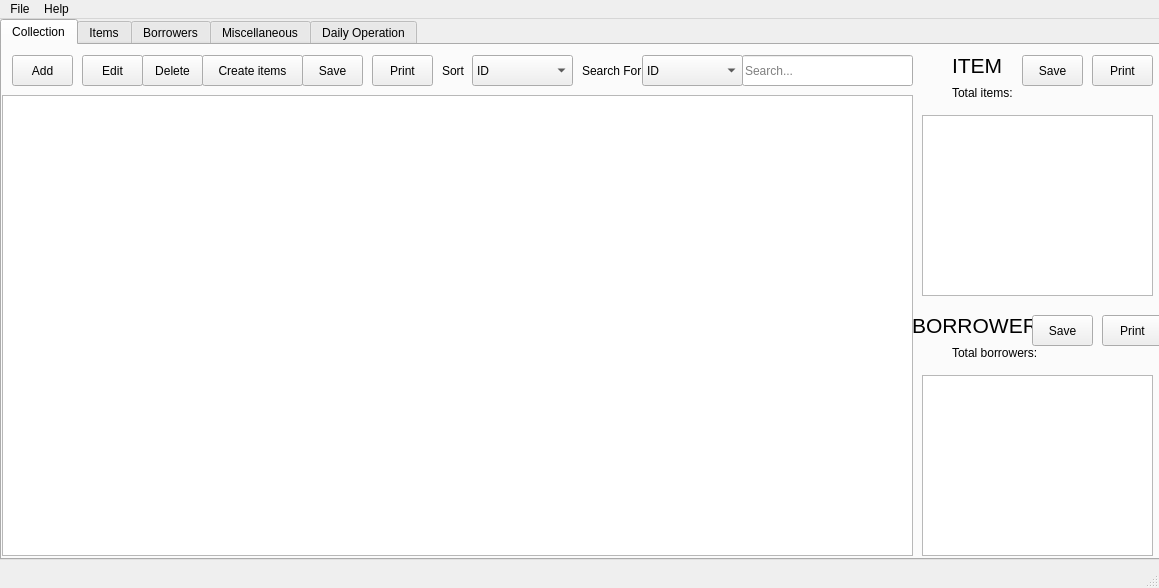
<?xml version="1.0" encoding="UTF-8"?>
<ui version="4.0">
 <class>Original</class>
 <widget class="QMainWindow" name="Original">
  <property name="geometry">
   <rect>
    <x>0</x>
    <y>0</y>
    <width>1159</width>
    <height>588</height>
   </rect>
  </property>
  <property name="windowTitle">
   <string>Neat Librarian</string>
  </property>
  <widget class="QWidget" name="centralwidget">
   <widget class="QTabWidget" name="tabWidget">
    <property name="geometry">
     <rect>
      <x>0</x>
      <y>0</y>
      <width>1161</width>
      <height>541</height>
     </rect>
    </property>
    <property name="currentIndex">
     <number>0</number>
    </property>
    <widget class="QWidget" name="tabMC">
     <attribute name="title">
      <string>Collection</string>
     </attribute>
     <widget class="QPushButton" name="btnMCAdd">
      <property name="geometry">
       <rect>
        <x>10</x>
        <y>10</y>
        <width>61</width>
        <height>31</height>
       </rect>
      </property>
      <property name="text">
       <string>Add</string>
      </property>
     </widget>
     <widget class="QPushButton" name="btnMCEdit">
      <property name="geometry">
       <rect>
        <x>80</x>
        <y>10</y>
        <width>61</width>
        <height>31</height>
       </rect>
      </property>
      <property name="text">
       <string>Edit</string>
      </property>
     </widget>
     <widget class="QPushButton" name="btnMCDelete">
      <property name="geometry">
       <rect>
        <x>140</x>
        <y>10</y>
        <width>61</width>
        <height>31</height>
       </rect>
      </property>
      <property name="text">
       <string>Delete</string>
      </property>
     </widget>
     <widget class="QTableView" name="tbMC">
      <property name="geometry">
       <rect>
        <x>0</x>
        <y>50</y>
        <width>911</width>
        <height>461</height>
       </rect>
      </property>
     </widget>
     <widget class="QLabel" name="lbMCSort">
      <property name="geometry">
       <rect>
        <x>440</x>
        <y>10</y>
        <width>41</width>
        <height>31</height>
       </rect>
      </property>
      <property name="text">
       <string>Sort</string>
      </property>
     </widget>
     <widget class="QComboBox" name="cbMCSort">
      <property name="geometry">
       <rect>
        <x>470</x>
        <y>10</y>
        <width>101</width>
        <height>31</height>
       </rect>
      </property>
      <item>
       <property name="text">
        <string>ID</string>
       </property>
      </item>
      <item>
       <property name="text">
        <string>Collection Type</string>
       </property>
      </item>
      <item>
       <property name="text">
        <string>Data Type</string>
       </property>
      </item>
      <item>
       <property name="text">
        <string>Category</string>
       </property>
      </item>
      <item>
       <property name="text">
        <string>Title</string>
       </property>
      </item>
      <item>
       <property name="text">
        <string>Version</string>
       </property>
      </item>
      <item>
       <property name="text">
        <string>Publisher</string>
       </property>
      </item>
      <item>
       <property name="text">
        <string>Recorded Year</string>
       </property>
      </item>
      <item>
       <property name="text">
        <string>Duration</string>
       </property>
      </item>
     </widget>
     <widget class="QLineEdit" name="txtMCSearch">
      <property name="geometry">
       <rect>
        <x>740</x>
        <y>10</y>
        <width>171</width>
        <height>31</height>
       </rect>
      </property>
      <property name="placeholderText">
       <string>Search...</string>
      </property>
     </widget>
     <widget class="QLabel" name="lbInsBorrower_2">
      <property name="geometry">
       <rect>
        <x>910</x>
        <y>260</y>
        <width>181</width>
        <height>41</height>
       </rect>
      </property>
      <property name="font">
       <font>
        <pointsize>16</pointsize>
       </font>
      </property>
      <property name="text">
       <string>BORROWER</string>
      </property>
     </widget>
     <widget class="QTableView" name="collection_borrower_table">
      <property name="geometry">
       <rect>
        <x>920</x>
        <y>330</y>
        <width>231</width>
        <height>181</height>
       </rect>
      </property>
     </widget>
     <widget class="QLabel" name="lbInsBorrower_3">
      <property name="geometry">
       <rect>
        <x>950</x>
        <y>0</y>
        <width>181</width>
        <height>41</height>
       </rect>
      </property>
      <property name="font">
       <font>
        <pointsize>16</pointsize>
       </font>
      </property>
      <property name="text">
       <string>ITEM</string>
      </property>
     </widget>
     <widget class="QLabel" name="lbMCFilter">
      <property name="geometry">
       <rect>
        <x>580</x>
        <y>10</y>
        <width>71</width>
        <height>31</height>
       </rect>
      </property>
      <property name="text">
       <string>Search For</string>
      </property>
     </widget>
     <widget class="QComboBox" name="cbMCFilter">
      <property name="geometry">
       <rect>
        <x>640</x>
        <y>10</y>
        <width>101</width>
        <height>31</height>
       </rect>
      </property>
      <item>
       <property name="text">
        <string>ID</string>
       </property>
      </item>
      <item>
       <property name="text">
        <string>Collection Type</string>
       </property>
      </item>
      <item>
       <property name="text">
        <string>Data Type</string>
       </property>
      </item>
      <item>
       <property name="text">
        <string>Category</string>
       </property>
      </item>
      <item>
       <property name="text">
        <string>Title</string>
       </property>
      </item>
      <item>
       <property name="text">
        <string>Version</string>
       </property>
      </item>
      <item>
       <property name="text">
        <string>Publisher</string>
       </property>
      </item>
      <item>
       <property name="text">
        <string>Recorded Year</string>
       </property>
      </item>
      <item>
       <property name="text">
        <string>Duration</string>
       </property>
      </item>
     </widget>
     <widget class="QTableView" name="collection_item_table">
      <property name="geometry">
       <rect>
        <x>920</x>
        <y>70</y>
        <width>231</width>
        <height>181</height>
       </rect>
      </property>
     </widget>
     <widget class="QLabel" name="label">
      <property name="geometry">
       <rect>
        <x>950</x>
        <y>40</y>
        <width>91</width>
        <height>16</height>
       </rect>
      </property>
      <property name="text">
       <string>Total items:</string>
      </property>
     </widget>
     <widget class="QLabel" name="total_item">
      <property name="geometry">
       <rect>
        <x>1050</x>
        <y>40</y>
        <width>57</width>
        <height>16</height>
       </rect>
      </property>
      <property name="text">
       <string/>
      </property>
     </widget>
     <widget class="QLabel" name="label_4">
      <property name="geometry">
       <rect>
        <x>950</x>
        <y>300</y>
        <width>91</width>
        <height>16</height>
       </rect>
      </property>
      <property name="text">
       <string>Total borrowers:</string>
      </property>
     </widget>
     <widget class="QLabel" name="total_borrower">
      <property name="geometry">
       <rect>
        <x>1050</x>
        <y>300</y>
        <width>57</width>
        <height>16</height>
       </rect>
      </property>
      <property name="text">
       <string/>
      </property>
     </widget>
     <widget class="QPushButton" name="pushButton">
      <property name="geometry">
       <rect>
        <x>200</x>
        <y>10</y>
        <width>101</width>
        <height>31</height>
       </rect>
      </property>
      <property name="text">
       <string>Create items</string>
      </property>
     </widget>
     <widget class="QPushButton" name="btnSaveMC">
      <property name="geometry">
       <rect>
        <x>300</x>
        <y>10</y>
        <width>61</width>
        <height>31</height>
       </rect>
      </property>
      <property name="text">
       <string>Save</string>
      </property>
     </widget>
     <widget class="QPushButton" name="btnPrintMC">
      <property name="geometry">
       <rect>
        <x>370</x>
        <y>10</y>
        <width>61</width>
        <height>31</height>
       </rect>
      </property>
      <property name="text">
       <string>Print</string>
      </property>
     </widget>
     <widget class="QPushButton" name="btnPrintMCItem">
      <property name="geometry">
       <rect>
        <x>1090</x>
        <y>10</y>
        <width>61</width>
        <height>31</height>
       </rect>
      </property>
      <property name="text">
       <string>Print</string>
      </property>
     </widget>
     <widget class="QPushButton" name="btnSaveMCItem">
      <property name="geometry">
       <rect>
        <x>1020</x>
        <y>10</y>
        <width>61</width>
        <height>31</height>
       </rect>
      </property>
      <property name="text">
       <string>Save</string>
      </property>
     </widget>
     <widget class="QPushButton" name="btnSaveMCBorrower">
      <property name="geometry">
       <rect>
        <x>1030</x>
        <y>270</y>
        <width>61</width>
        <height>31</height>
       </rect>
      </property>
      <property name="text">
       <string>Save</string>
      </property>
     </widget>
     <widget class="QPushButton" name="btnPrintMCBorrower">
      <property name="geometry">
       <rect>
        <x>1100</x>
        <y>270</y>
        <width>61</width>
        <height>31</height>
       </rect>
      </property>
      <property name="text">
       <string>Print</string>
      </property>
     </widget>
     <zorder>btnMCDelete</zorder>
     <zorder>btnMCAdd</zorder>
     <zorder>btnMCEdit</zorder>
     <zorder>tbMC</zorder>
     <zorder>lbMCSort</zorder>
     <zorder>cbMCSort</zorder>
     <zorder>txtMCSearch</zorder>
     <zorder>lbInsBorrower_2</zorder>
     <zorder>collection_borrower_table</zorder>
     <zorder>lbInsBorrower_3</zorder>
     <zorder>lbMCFilter</zorder>
     <zorder>cbMCFilter</zorder>
     <zorder>collection_item_table</zorder>
     <zorder>label</zorder>
     <zorder>total_item</zorder>
     <zorder>label_4</zorder>
     <zorder>total_borrower</zorder>
     <zorder>pushButton</zorder>
     <zorder>btnSaveMC</zorder>
     <zorder>btnPrintMC</zorder>
     <zorder>btnPrintMCItem</zorder>
     <zorder>btnSaveMCItem</zorder>
     <zorder>btnSaveMCBorrower</zorder>
     <zorder>btnPrintMCBorrower</zorder>
    </widget>
    <widget class="QWidget" name="tabIns">
     <attribute name="title">
      <string>Items</string>
     </attribute>
     <widget class="QPushButton" name="btnInsAdd">
      <property name="geometry">
       <rect>
        <x>10</x>
        <y>10</y>
        <width>51</width>
        <height>31</height>
       </rect>
      </property>
      <property name="text">
       <string>Add</string>
      </property>
     </widget>
     <widget class="QPushButton" name="btnInsEdit">
      <property name="geometry">
       <rect>
        <x>70</x>
        <y>10</y>
        <width>51</width>
        <height>31</height>
       </rect>
      </property>
      <property name="text">
       <string>Edit</string>
      </property>
     </widget>
     <widget class="QPushButton" name="btnInsDelete">
      <property name="geometry">
       <rect>
        <x>130</x>
        <y>10</y>
        <width>51</width>
        <height>31</height>
       </rect>
      </property>
      <property name="text">
       <string>Delete</string>
      </property>
     </widget>
     <widget class="QLineEdit" name="txtInsSearch">
      <property name="enabled">
       <bool>true</bool>
      </property>
      <property name="geometry">
       <rect>
        <x>630</x>
        <y>10</y>
        <width>161</width>
        <height>31</height>
       </rect>
      </property>
      <property name="placeholderText">
       <string>Search...</string>
      </property>
     </widget>
     <widget class="QLabel" name="lbInsSort">
      <property name="geometry">
       <rect>
        <x>330</x>
        <y>10</y>
        <width>41</width>
        <height>31</height>
       </rect>
      </property>
      <property name="text">
       <string>Sort</string>
      </property>
     </widget>
     <widget class="QComboBox" name="cbInsSort">
      <property name="geometry">
       <rect>
        <x>360</x>
        <y>10</y>
        <width>101</width>
        <height>31</height>
       </rect>
      </property>
      <item>
       <property name="text">
        <string>Barcode</string>
       </property>
      </item>
      <item>
       <property name="text">
        <string>Status</string>
       </property>
      </item>
      <item>
       <property name="text">
        <string>Borrowing Time</string>
       </property>
      </item>
      <item>
       <property name="text">
        <string>Borrowed Date</string>
       </property>
      </item>
      <item>
       <property name="text">
        <string>Borrowing Day</string>
       </property>
      </item>
      <item>
       <property name="text">
        <string>Title</string>
       </property>
      </item>
     </widget>
     <widget class="QLabel" name="lbInsBorrower">
      <property name="geometry">
       <rect>
        <x>890</x>
        <y>10</y>
        <width>161</width>
        <height>31</height>
       </rect>
      </property>
      <property name="font">
       <font>
        <pointsize>18</pointsize>
       </font>
      </property>
      <property name="text">
       <string>COLLECTION</string>
      </property>
     </widget>
     <widget class="Line" name="line">
      <property name="geometry">
       <rect>
        <x>790</x>
        <y>250</y>
        <width>351</width>
        <height>16</height>
       </rect>
      </property>
      <property name="orientation">
       <enum>Qt::Horizontal</enum>
      </property>
     </widget>
     <widget class="QLabel" name="lbInsCollection">
      <property name="geometry">
       <rect>
        <x>890</x>
        <y>270</y>
        <width>161</width>
        <height>31</height>
       </rect>
      </property>
      <property name="font">
       <font>
        <pointsize>18</pointsize>
       </font>
      </property>
      <property name="text">
       <string>BORROWER</string>
      </property>
     </widget>
     <widget class="QLabel" name="lbInsFilter">
      <property name="geometry">
       <rect>
        <x>470</x>
        <y>10</y>
        <width>61</width>
        <height>31</height>
       </rect>
      </property>
      <property name="text">
       <string>Search For</string>
      </property>
     </widget>
     <widget class="QComboBox" name="cbInsFilter">
      <property name="geometry">
       <rect>
        <x>530</x>
        <y>10</y>
        <width>101</width>
        <height>31</height>
       </rect>
      </property>
      <item>
       <property name="text">
        <string>Specified ID</string>
       </property>
      </item>
      <item>
       <property name="text">
        <string>Overdue</string>
       </property>
      </item>
     </widget>
     <widget class="QTableWidget" name="tbIns">
      <property name="geometry">
       <rect>
        <x>0</x>
        <y>50</y>
        <width>791</width>
        <height>461</height>
       </rect>
      </property>
      <column>
       <property name="text">
        <string>Barcode</string>
       </property>
      </column>
      <column>
       <property name="text">
        <string>Title</string>
       </property>
      </column>
      <column>
       <property name="text">
        <string>Status</string>
       </property>
      </column>
      <column>
       <property name="text">
        <string>Borrowing Time</string>
       </property>
      </column>
      <column>
       <property name="text">
        <string>Borrowed Date</string>
       </property>
      </column>
      <column>
       <property name="text">
        <string>Borrowing Day</string>
       </property>
      </column>
      <column>
       <property name="text">
        <string>Overdue day</string>
       </property>
      </column>
     </widget>
     <widget class="QTableView" name="item_collection_table">
      <property name="geometry">
       <rect>
        <x>800</x>
        <y>50</y>
        <width>351</width>
        <height>192</height>
       </rect>
      </property>
     </widget>
     <widget class="QTableView" name="item_borrower_table">
      <property name="geometry">
       <rect>
        <x>800</x>
        <y>310</y>
        <width>351</width>
        <height>192</height>
       </rect>
      </property>
     </widget>
     <widget class="QPushButton" name="btnSaveItem">
      <property name="geometry">
       <rect>
        <x>190</x>
        <y>10</y>
        <width>61</width>
        <height>31</height>
       </rect>
      </property>
      <property name="text">
       <string>Save</string>
      </property>
     </widget>
     <widget class="QPushButton" name="btnPrintItem">
      <property name="geometry">
       <rect>
        <x>260</x>
        <y>10</y>
        <width>61</width>
        <height>31</height>
       </rect>
      </property>
      <property name="text">
       <string>Print</string>
      </property>
     </widget>
    </widget>
    <widget class="QWidget" name="tabBorrower">
     <attribute name="title">
      <string>Borrowers</string>
     </attribute>
     <widget class="QPushButton" name="btnBorrowerAdd">
      <property name="geometry">
       <rect>
        <x>10</x>
        <y>10</y>
        <width>51</width>
        <height>31</height>
       </rect>
      </property>
      <property name="text">
       <string>Add</string>
      </property>
     </widget>
     <widget class="QPushButton" name="btnBorrowerEdit">
      <property name="geometry">
       <rect>
        <x>60</x>
        <y>10</y>
        <width>51</width>
        <height>31</height>
       </rect>
      </property>
      <property name="text">
       <string>Edit</string>
      </property>
     </widget>
     <widget class="QPushButton" name="btnBorrowerDelete">
      <property name="geometry">
       <rect>
        <x>110</x>
        <y>10</y>
        <width>51</width>
        <height>31</height>
       </rect>
      </property>
      <property name="text">
       <string>Delete</string>
      </property>
     </widget>
     <widget class="QComboBox" name="cbBorrowerSort">
      <property name="geometry">
       <rect>
        <x>300</x>
        <y>10</y>
        <width>121</width>
        <height>31</height>
       </rect>
      </property>
      <item>
       <property name="text">
        <string>ID</string>
       </property>
      </item>
      <item>
       <property name="text">
        <string>Name</string>
       </property>
      </item>
      <item>
       <property name="text">
        <string>Borrower Type</string>
       </property>
      </item>
      <item>
       <property name="text">
        <string>Department</string>
       </property>
      </item>
      <item>
       <property name="text">
        <string>Mobile Number</string>
       </property>
      </item>
      <item>
       <property name="text">
        <string>Borrowed Items</string>
       </property>
      </item>
      <item>
       <property name="text">
        <string>Late Returned Items</string>
       </property>
      </item>
     </widget>
     <widget class="QLabel" name="lbBorrowerSort">
      <property name="geometry">
       <rect>
        <x>270</x>
        <y>10</y>
        <width>41</width>
        <height>31</height>
       </rect>
      </property>
      <property name="text">
       <string>Sort</string>
      </property>
     </widget>
     <widget class="QLineEdit" name="txtBorrowerSearch">
      <property name="geometry">
       <rect>
        <x>610</x>
        <y>10</y>
        <width>161</width>
        <height>31</height>
       </rect>
      </property>
      <property name="placeholderText">
       <string>Search...</string>
      </property>
     </widget>
     <widget class="QLabel" name="label_3">
      <property name="geometry">
       <rect>
        <x>790</x>
        <y>40</y>
        <width>221</width>
        <height>41</height>
       </rect>
      </property>
      <property name="font">
       <font>
        <pointsize>16</pointsize>
       </font>
      </property>
      <property name="text">
       <string>BORROWING ITEM</string>
      </property>
     </widget>
     <widget class="QLabel" name="lbBorrowerFilter">
      <property name="geometry">
       <rect>
        <x>430</x>
        <y>10</y>
        <width>51</width>
        <height>31</height>
       </rect>
      </property>
      <property name="text">
       <string>Search For</string>
      </property>
     </widget>
     <widget class="QComboBox" name="cbBorrowerFilter">
      <property name="geometry">
       <rect>
        <x>490</x>
        <y>10</y>
        <width>121</width>
        <height>31</height>
       </rect>
      </property>
      <item>
       <property name="text">
        <string>ID</string>
       </property>
      </item>
      <item>
       <property name="text">
        <string>Name</string>
       </property>
      </item>
      <item>
       <property name="text">
        <string>Borrower Type</string>
       </property>
      </item>
      <item>
       <property name="text">
        <string>Department</string>
       </property>
      </item>
      <item>
       <property name="text">
        <string>Mobile Number</string>
       </property>
      </item>
      <item>
       <property name="text">
        <string>Borrowed Items</string>
       </property>
      </item>
      <item>
       <property name="text">
        <string>Late Returned Items</string>
       </property>
      </item>
      <item>
       <property name="text">
        <string>Overdue</string>
       </property>
      </item>
     </widget>
     <widget class="QLabel" name="lblPreviously">
      <property name="geometry">
       <rect>
        <x>800</x>
        <y>100</y>
        <width>111</width>
        <height>20</height>
       </rect>
      </property>
      <property name="text">
       <string>Previously Borrowed:</string>
      </property>
     </widget>
     <widget class="QLabel" name="lbCurrently">
      <property name="geometry">
       <rect>
        <x>800</x>
        <y>130</y>
        <width>111</width>
        <height>20</height>
       </rect>
      </property>
      <property name="text">
       <string>Currently Borrowed:</string>
      </property>
     </widget>
     <widget class="QLabel" name="lblPreviouslyBorrowed">
      <property name="geometry">
       <rect>
        <x>930</x>
        <y>100</y>
        <width>111</width>
        <height>20</height>
       </rect>
      </property>
      <property name="text">
       <string/>
      </property>
     </widget>
     <widget class="QLabel" name="lblCurrentlyBorrowed">
      <property name="geometry">
       <rect>
        <x>930</x>
        <y>130</y>
        <width>111</width>
        <height>20</height>
       </rect>
      </property>
      <property name="text">
       <string/>
      </property>
     </widget>
     <widget class="QTableWidget" name="tbBorrower">
      <property name="geometry">
       <rect>
        <x>0</x>
        <y>50</y>
        <width>771</width>
        <height>461</height>
       </rect>
      </property>
      <column>
       <property name="text">
        <string>BorrowerID</string>
       </property>
      </column>
      <column>
       <property name="text">
        <string>Name</string>
       </property>
      </column>
      <column>
       <property name="text">
        <string>Type</string>
       </property>
      </column>
      <column>
       <property name="text">
        <string>Department</string>
       </property>
      </column>
      <column>
       <property name="text">
        <string>MobileNumber</string>
       </property>
      </column>
      <column>
       <property name="text">
        <string>TotalBorrowed</string>
       </property>
      </column>
      <column>
       <property name="text">
        <string>LateReturned</string>
       </property>
      </column>
     </widget>
     <widget class="QPushButton" name="btnSaveBorrower">
      <property name="geometry">
       <rect>
        <x>160</x>
        <y>10</y>
        <width>51</width>
        <height>31</height>
       </rect>
      </property>
      <property name="text">
       <string>Save</string>
      </property>
     </widget>
     <widget class="QPushButton" name="btnPrintBorrower">
      <property name="geometry">
       <rect>
        <x>210</x>
        <y>10</y>
        <width>51</width>
        <height>31</height>
       </rect>
      </property>
      <property name="text">
       <string>Print</string>
      </property>
     </widget>
     <widget class="QPushButton" name="btnSaveBorrowerItem">
      <property name="geometry">
       <rect>
        <x>980</x>
        <y>40</y>
        <width>81</width>
        <height>31</height>
       </rect>
      </property>
      <property name="text">
       <string>Save</string>
      </property>
     </widget>
     <widget class="QPushButton" name="btnPrintBorrowerItem">
      <property name="geometry">
       <rect>
        <x>1070</x>
        <y>40</y>
        <width>81</width>
        <height>31</height>
       </rect>
      </property>
      <property name="text">
       <string>Print</string>
      </property>
     </widget>
     <widget class="QTableWidget" name="borrower_item_table">
      <property name="geometry">
       <rect>
        <x>780</x>
        <y>160</y>
        <width>381</width>
        <height>351</height>
       </rect>
      </property>
      <column>
       <property name="text">
        <string>Barcode</string>
       </property>
      </column>
      <column>
       <property name="text">
        <string>BorrowedDate</string>
       </property>
      </column>
      <column>
       <property name="text">
        <string>BorrowingDay</string>
       </property>
      </column>
      <column>
       <property name="text">
        <string>Overdue</string>
       </property>
      </column>
     </widget>
    </widget>
    <widget class="QWidget" name="tabMisc">
     <attribute name="title">
      <string>Miscellaneous</string>
     </attribute>
     <widget class="QComboBox" name="cbMisc">
      <property name="geometry">
       <rect>
        <x>230</x>
        <y>10</y>
        <width>131</width>
        <height>31</height>
       </rect>
      </property>
      <item>
       <property name="text">
        <string/>
       </property>
      </item>
      <item>
       <property name="text">
        <string>CollectionType</string>
       </property>
      </item>
      <item>
       <property name="text">
        <string>DataType</string>
       </property>
      </item>
      <item>
       <property name="text">
        <string>Category</string>
       </property>
      </item>
      <item>
       <property name="text">
        <string>Department</string>
       </property>
      </item>
      <item>
       <property name="text">
        <string>PersonType</string>
       </property>
      </item>
      <item>
       <property name="text">
        <string>Status</string>
       </property>
      </item>
     </widget>
     <widget class="QTableView" name="tbMisc">
      <property name="geometry">
       <rect>
        <x>230</x>
        <y>50</y>
        <width>681</width>
        <height>451</height>
       </rect>
      </property>
     </widget>
     <widget class="QPushButton" name="btnMiscAdd">
      <property name="geometry">
       <rect>
        <x>390</x>
        <y>10</y>
        <width>71</width>
        <height>31</height>
       </rect>
      </property>
      <property name="text">
       <string>Add</string>
      </property>
     </widget>
     <widget class="QPushButton" name="btnMiscEdit">
      <property name="geometry">
       <rect>
        <x>480</x>
        <y>10</y>
        <width>71</width>
        <height>31</height>
       </rect>
      </property>
      <property name="text">
       <string>Edit</string>
      </property>
     </widget>
     <widget class="QPushButton" name="btnMiscDelete">
      <property name="geometry">
       <rect>
        <x>570</x>
        <y>10</y>
        <width>71</width>
        <height>31</height>
       </rect>
      </property>
      <property name="text">
       <string>Delete</string>
      </property>
     </widget>
     <widget class="QLineEdit" name="txtMiscSearch">
      <property name="geometry">
       <rect>
        <x>710</x>
        <y>10</y>
        <width>201</width>
        <height>31</height>
       </rect>
      </property>
      <property name="placeholderText">
       <string>Search...</string>
      </property>
     </widget>
    </widget>
    <widget class="QWidget" name="tabOperation">
     <attribute name="title">
      <string>Daily Operation</string>
     </attribute>
     <widget class="QTableView" name="tbOperationInstance">
      <property name="geometry">
       <rect>
        <x>580</x>
        <y>110</y>
        <width>481</width>
        <height>311</height>
       </rect>
      </property>
     </widget>
     <widget class="QLabel" name="lbOperationIns">
      <property name="geometry">
       <rect>
        <x>770</x>
        <y>20</y>
        <width>181</width>
        <height>41</height>
       </rect>
      </property>
      <property name="font">
       <font>
        <pointsize>16</pointsize>
       </font>
      </property>
      <property name="text">
       <string>Item</string>
      </property>
     </widget>
     <widget class="QPushButton" name="btnOperationBorrowing">
      <property name="geometry">
       <rect>
        <x>170</x>
        <y>450</y>
        <width>311</width>
        <height>41</height>
       </rect>
      </property>
      <property name="text">
       <string>Borrow Collection</string>
      </property>
     </widget>
     <widget class="QPushButton" name="btnOperationReturning">
      <property name="geometry">
       <rect>
        <x>660</x>
        <y>450</y>
        <width>311</width>
        <height>41</height>
       </rect>
      </property>
      <property name="text">
       <string>Return Collection</string>
      </property>
     </widget>
     <widget class="QLineEdit" name="txtOperationInsSearch">
      <property name="geometry">
       <rect>
        <x>580</x>
        <y>70</y>
        <width>481</width>
        <height>31</height>
       </rect>
      </property>
      <property name="placeholderText">
       <string>Search for an item here</string>
      </property>
     </widget>
     <widget class="QTableView" name="tbOperationBorrower">
      <property name="geometry">
       <rect>
        <x>80</x>
        <y>110</y>
        <width>481</width>
        <height>311</height>
       </rect>
      </property>
     </widget>
     <widget class="QLineEdit" name="txtOperationBorrowerSearch">
      <property name="geometry">
       <rect>
        <x>80</x>
        <y>70</y>
        <width>481</width>
        <height>31</height>
       </rect>
      </property>
      <property name="placeholderText">
       <string>Search for a borrower here</string>
      </property>
     </widget>
     <widget class="QLabel" name="lbOperationBorrower">
      <property name="geometry">
       <rect>
        <x>270</x>
        <y>20</y>
        <width>181</width>
        <height>41</height>
       </rect>
      </property>
      <property name="font">
       <font>
        <pointsize>16</pointsize>
       </font>
      </property>
      <property name="text">
       <string>Borrower</string>
      </property>
     </widget>
    </widget>
   </widget>
  </widget>
  <widget class="QMenuBar" name="menubar">
   <property name="geometry">
    <rect>
     <x>0</x>
     <y>0</y>
     <width>1159</width>
     <height>22</height>
    </rect>
   </property>
   <widget class="QMenu" name="menuFile">
    <property name="title">
     <string>File</string>
    </property>
    <addaction name="actionExit"/>
   </widget>
   <widget class="QMenu" name="menuHelp">
    <property name="title">
     <string>Help</string>
    </property>
    <addaction name="actionAbout"/>
   </widget>
   <addaction name="menuFile"/>
   <addaction name="menuHelp"/>
  </widget>
  <widget class="QStatusBar" name="statusbar"/>
  <action name="actionExit">
   <property name="text">
    <string>Exit</string>
   </property>
  </action>
  <action name="actionAbout">
   <property name="text">
    <string>About</string>
   </property>
  </action>
 </widget>
 <resources/>
 <connections/>
</ui>
